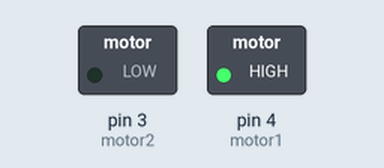
The sketch below on a simulated Arduino Uno, built with avr-gcc and run on an emulated ATmega328P. Parts: switched loads named in the sketch (green lamp = pin HIGH).

Above: at 2.2 s.
At 3.7 s:
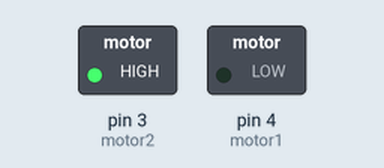
At 5.3 s:
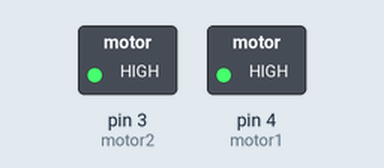
At 6.2 s:
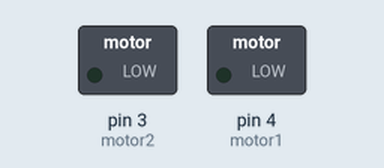
Timing chart, 0 to 8.1 s (numbered marks = the images above):
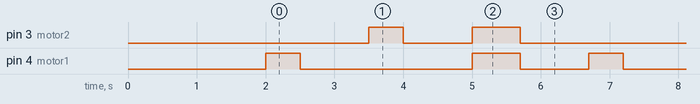

Measured:
- by itself, pin 3 (motor2): repeats every 4.7 s: LOW 1.0 s, HIGH 0.70 s, LOW 2.5 s, HIGH 0.50 s
- by itself, pin 4 (motor1): repeats every 4.7 s: LOW 2.5 s, HIGH 0.70 s, LOW 1.0 s, HIGH 0.50 s
- by itself, everything shown: repeats every 4.7 s, in 6 steps

The sketch:

MillBug.ino
```cpp
/*
 * MillBug -- simple robot made with pager motors
 *
 * Uses ATtiny support package from David Mellis & High/Low Tech Group
 *  http://highlowtech.org/?p=1695
 *
 * Tod E. Kurt, http://todbot.com/blog/
 */

const int motor1 = 4;
const int motor2 = 3;

void setup() {
  pinMode(motor1, OUTPUT);
  pinMode(motor2, OUTPUT);
  digitalWrite(motor1, LOW);
  digitalWrite(motor2, LOW);
  delay(2000);
}

void loop() {
  digitalWrite(motor1, HIGH);
  delay(500);
  digitalWrite(motor1, LOW);
  delay(1000);
  digitalWrite(motor2, HIGH);
  delay(500);
  digitalWrite(motor2, LOW);
  delay(1000);
  digitalWrite(motor1, HIGH);
  digitalWrite(motor2, HIGH);
  delay(700);
  digitalWrite(motor1, LOW);
  digitalWrite(motor2, LOW);
  delay(1000);

}
```
